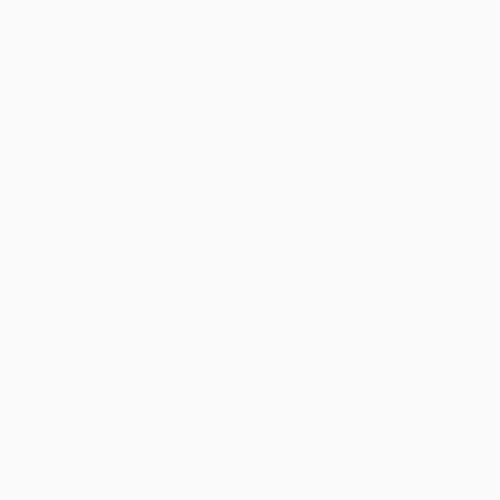
Frame 1 (no input)
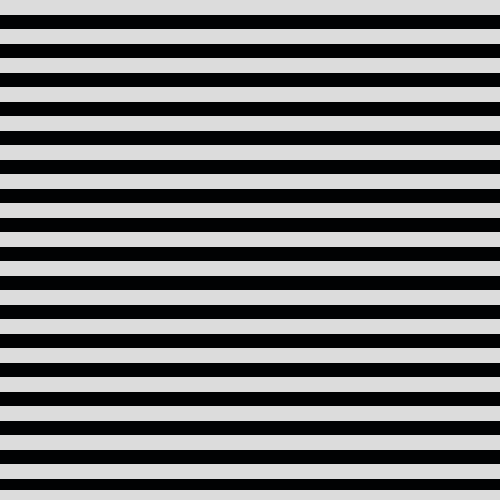
Frame 60 (no input)
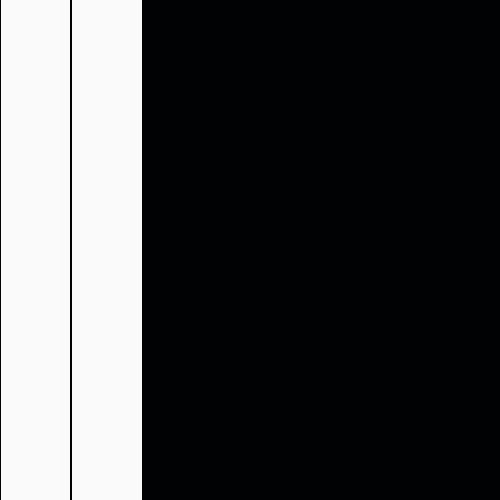
Frame 120 (the mouse pressed at the canvas centre since frame 60)

The p5.js sketch that drew these frames (run headless with seeded random() and noise() and a simulated clock; from frame 60 on, the mouse is pressed at the canvas centre):

// p5.js sketch
// ── sketch.js
var x = 0;
var dirX = 1;
var velX = 2;

function setup() { 
  createCanvas(500, 500);
  background(251,251,251);
} 

 function draw() { 
//Pantalla negra
 noStroke();
 fill(250,250,250);
 if (millis() > 0 && millis() < 0300) {
 rect(0,0, 500,500); }
 fill(1,2,3);
 if (millis() > 0300 && millis() <600) {
 rect(0,0,500,500);
 }
   
 //Rectángulos cayendo
 strokeWeight (2);
 stroke(1,2,3);
 if (millis() > 600 && millis() < 1300) {
 fill(220,220,220);
 rect(-1,x-1,600,17); 
 x = x + (29 * dirX);
 if (x < 0||x > height-10){
 x = (height)-10; }
 }
 //fondo negro
 if (millis() > 1300 && millis() < 15900) {
 fill (1,2,3);
 rect(0,0,500,500);} 
 
 //líneas primera vez
 stroke(1,2,3);
 strokeWeight(2);
 //1
 if (millis() > 1500 && millis() <4400) {
 fill (250,250,250);
 rect(0,0-1,72,503);
 } else if (millis() > 4400&& millis() <14000) {
 fill (210,210,210)
 rect(0,0-1,72,503);}
 //2
 if (millis() > 1900 && millis() < 5500) {
 fill (250,250,250);
 rect(71,0-1,72,503); 
 } else if (millis() > 2000&& millis() <14000) {
 fill (225,225,225)
 rect(71,0-1,72,503);}
 //3
 if (millis() > 2300 && millis() < 6300) {
 fill (250,250,250);
 rect(143,0-1,72,503);
 } else if (millis() > 2400&& millis() <14000) {
 fill (190,190,190)
 rect(143,0-1,72,503);}
 //4
 if (millis() > 2700 && millis() < 5100) {
 fill (250,250,250);
 rect(215,0-1,72,503);
 } else if (millis() > 2800&& millis() <14000) {
 fill (80,80,80)
 rect(215,0-1,72,503);}
 //5
 if (millis() > 3100 && millis() < 6700) {
 fill (250,250,250);
 rect(286,0-1,72,503);
 } else if (millis() > 3200&& millis() <14000) {
 fill (110,110,110)
 rect(286,0-1,72,503);}
 //6
 if (millis() > 3500 && millis() < 5600) {
 fill (250,250,250);
 rect(357,0-1,72,503);
 } else if (millis() > 3600&& millis() <14000) {
 fill (150,150,150)
 rect(357,0-1,72,503);}
 //7
 if (millis() > 3900 && millis() < 5400) {
 fill (250,250,250);
 rect(428,0-1,72,503);
 } else if (millis() > 4000&& millis() <14000) {
 fill (100,100,100)
 rect(428,0-1,72,503);}
   
 //2nda vez
 //1
 if (millis() > 5900 && millis() <14000) {
 fill (50,50,50);
 rect(0,0-1,72,503);}
 //2
 if (millis() > 6300 && millis() < 14000) {
 fill (70,70,70);
 rect(357,0-1,72,503);}
 //3
 if (millis() > 6700 && millis() < 14000) {
 fill (230,230,230);
 rect(143,0-1,72,503);}
 //4
 if (millis() > 7100 && millis() < 14000) {
 fill (35,35,35);
 rect(71,0-1,72,503);}
 //5
 if (millis() > 7300 && millis() < 14000) {
 fill (165,165,165);
 rect(286,0-1,72,503);}
 //6
 if (millis() > 7500 && millis() < 14000) {
 fill (130,130,130);
 rect(215,0-1,72,503);}
 //7
  if (millis() > 7600 && millis() < 14000) {
 fill (105,105,105);
 rect(428,0-1,72,503); }
 //8
 if (millis() > 8000 && millis() < 14000) {
 fill (65,65,65);
 rect(143,0-1,72,503);}
 //9
 if (millis() > 8300 && millis() < 14000) {
 fill (120,120,120);
 rect(357,0-1,72,503);}
 //10
 if (millis() > 8600 && millis() <14000) {
 fill (205,205,205);
 rect(0,0-1,72,503);}
 //11
 if (millis() > 9000 && millis() < 14000) {
 fill (95,95,95);
 rect(286,0-1,72,503);}
 //12
 if (millis() > 9100 && millis() < 14000) {
 fill (55,55,55);
 rect(357,0-1,72,503);}
 //13  
 if (millis() > 9200 && millis() <14000) {
 fill (200,200,200);
 rect(0,0-1,72,503);}
 //14
 if (millis() > 9300 && millis() < 14000) {
 fill (170,170,170);}
 //15
 if (millis() > 9700 && millis() < 14000) {
 fill (140,140,140);
 rect(357,0-1,72,503);}
  //16
 if (millis() > 9900 && millis() < 14000) {
 fill (110,110,110);
 rect(215,0-1,72,503);}
 //17
 if (millis() > 10200 && millis() < 14000) {
 fill (85,85,85);
 rect(143,0-1,72,503);}
 //18
 
 //Cambio a blanco
 if (millis() > 11000 && millis() < 14000) {
 stroke(250,250,250);
 strokeWeight(2);
 fill (1,2,3);
 rect(0,0-1,72,503);
 rect(71,0-1,72,503);
 rect(143,0-1,72,503);
 rect(215,0-1,72,503);
 rect(286,0-1,72,503);
 rect(357,0-1,72,503);
 rect(428,0-1,72,503);}
 //Invertir cambio
 if (millis() > 11900 && millis() < 14000) {
 stroke(1,2,3);
 strokeWeight(2);
 fill (250,250,250);
 rect(0,0-1,72,503);
 rect(71,0-1,72,503);
 rect(143,0-1,72,503);
 rect(215,0-1,72,503);
 rect(286,0-1,72,503);
 rect(357,0-1,72,503);
 rect(428,0-1,72,503);}
 //Cambio a negro
 if (millis() > 12800 && millis() < 14500) {
 stroke(250,250,250);
 strokeWeight(2);
 fill (1,2,3);
 rect(0,0-1,72,503);
 rect(71,0-1,72,503);
 rect(143,0-1,72,503);
 rect(215,0-1,72,503);
 rect(286,0-1,72,503);
 rect(357,0-1,72,503);
 rect(428,0-1,72,503);}

 //Rectngulos cayendo  
 //fila 2
 if (millis() > 12900 && millis() < 14500) {
 fill(240,240,240);
 rect(86,x-20,50,47); 
 x = x + (10 * dirX);
 if (x < 0||x > 600){
 x = 0; }}
 //fila 6
 if (millis() > 12900 && millis() < 14500) {
 fill(240,240,240);
 rect(366,x-20,50,47); 
 x = x + (10 * dirX);
 if (x < 0||x > 600){
 x = 0; }}
  
 //Aparición negro
 if (millis() > 15500 && millis() < 16000) {
 stroke(250,250,250);
 strokeWeight(2);
 fill (1,2,3);
 rect(0,0-1,72,503);
 rect(71,0-1,72,503);
 rect(143,0-1,72,503);
 rect(215,0-1,72,503);
 rect(286,0-1,72,503);
 rect(357,0-1,72,503);
 rect(428,0-1,72,503);}
  
 //líneas de rectángulos
 if (millis() > 33000 && millis() < 40000) {
 fill (1,2,3);
 rect(0,0,500,500);} 
 //rect 1
 if (millis() > 16000 && millis() < 40000) {
 fill(190,190,190);
 rect(15,x-20,50,17); 
 x = x + (9 * dirX);
 if (x < 0||x > 600){
 x = 0; }}
 //rect 7
 if (millis() > 16000 && millis() < 40000) {
 fill(190,190,190);
 rect(436,x-20,50,17); 
 x = x + (11 * dirX);
 if (x < 0||x > 600){
 x = 0; }}
 //rect 2
 if (millis() > 19100 && millis() < 40000) {
 fill(190,190,190);
 rect(86,x-20,50,17); 
 x = x + (11 * dirX);
 if (x < 0||x > 600){
 x = 0; }}  
 //rect 6
 if (millis() > 19100 && millis() < 40000) {
 fill(190,190,190);
 rect(366,x-20,50,17); 
 x = x + (5 * dirX);
 if (x < 0||x > 600){
 x = 0; }}
 //rect 3
 if (millis() > 22500 && millis() < 40000) {
 fill(190,190,190);
 rect(156,x-20,50,17); 
 x = x + (6 * dirX);
 if (x < 0||x > 600){
 x = 0; }}
 //rect 5
 if (millis() > 22500 && millis() < 40000) {
 fill(190,190,190);
 rect(296,x-20,50,17); 
 x = x + (6 * dirX);
 if (x < 0||x > 600){
 x = 0; }}
 //rect 4
  if (millis() > 26000 && millis() < 40000) {
 fill(190,190,190);
 rect(226,x-20,50,17); 
 x = x + (8 * dirX);
 if (x < 0||x > 600){
 x = 0; }}

 //Cambio de color
 //1 y 7
 //rect 1
 if (millis() > 29500 && millis() < 40000) {
 fill(100,100,100);
 rect(15,x-20,50,17); 
 x = x + (9 * dirX);
 if (x < 0||x > 600){
 x = 0; }}
 //rect 7
 if (millis() > 29500 && millis() < 40000) {
 fill(100,100,100);
 rect(436,x-20,50,17); 
 x = x + (9 * dirX);
 if (x < 0||x > 600){
 x = 0; }}
 //2 y 6
 //rect 2
 if (millis() > 30000 && millis() < 40000) {
 fill(80,80,80);
 rect(86,x-20,50,17); 
 x = x + (5 * dirX);
 if (x < 0||x > 600){
 x = 0; }}  
 //rect 6
 if (millis() > 30000 && millis() < 40000) {
 fill(80,80,80);
 rect(366,x-20,50,17); 
 x = x + (5 * dirX);
 if (x < 0||x > 600){
 x = 0; }}
 //3 y 5
 //rect 3
 if (millis() > 31000 && millis() < 40000) {
 fill(50,50,50);
 rect(156,x-20,50,17); 
 x = x + (6 * dirX);
 if (x < 0||x > 600){
 x = 0; }}
 //rect 5
 if (millis() > 31000 && millis() < 40000) {
 fill(50,50,50);
 rect(296,x-20,50,17); 
 x = x + (6 * dirX);
 if (x < 0||x > 600){
 x = 0; }}
 //rect 4
  if (millis() > 32000 && millis() < 40000) {
 fill(30,30,30);
 rect(226,x-20,50,17); 
 x = x + (8 * dirX);
 if (x < 0||x > 600){
 x = 0; }}
   
 //Fondo negro
 noStroke();
 fill(1,2,3);
 if (millis() > 34200 && millis() < 46000) {
 rect(0,0, 500,500); }
   
 //Cuadrados
 fill(220,220,220);
 noStroke();
 if (millis ()> 34300&& millis() < 34600) {
 rect (50,50,400,400);}
 if (millis ()> 35000 && millis() < 35600) {
 rect (70,70,360,360);}
 if (millis ()> 36000 && millis() < 36100) {
 rect (100,100,300,300);} 
 if (millis ()> 36200 && millis() < 36300) {
 rect (110,110,290,290);} 
 if (millis ()> 36400 && millis() < 36500) {
 rect (120,120,260,260);} 
 if (millis ()> 366000 && millis() < 36700) {
 rect (135,135,230,230);}
 if (millis ()> 36800 && millis() < 36900) {
 rect (145,145,200,200);}
 if (millis ()> 37000 && millis() < 37100) {
 rect (160,160,160,160);}
 if (millis ()> 37200 && millis() < 37300) {
 rect (170,170,140,140);}
 if (millis ()> 37400 && millis() < 37500) {
 rect (190,190,110,110);}
   
 //Cuadrícula
 for(var numCuad = 0;numCuad < 0.32; numCuad = numCuad+0.06) {
  noStroke();
  fill(100,100,100);
  if (millis ()> 38000&& millis() < 38300) {
  rect(130,522*numCuad+150,26,25);
  rect(200,522*numCuad+150,26,25);
  rect(270,522*numCuad+150,26,25);
  rect(340,522*numCuad+150,26,25);}
  if (millis ()> 38300&& millis() < 38500) {
  rect(90,822*numCuad+120,26,25);
  rect(185,822*numCuad+120,26,25);
  rect(280,822*numCuad+120,26,25);
  rect(370,822*numCuad+120,26,25);
  }else if (millis ()> 38500&& millis() < 38700) {
  rect(10,1222*numCuad+60,26,25);
  rect(100,1222*numCuad+60,26,25);
  rect(195,1222*numCuad+60,26,25);
  rect(290,1222*numCuad+60,26,25);
  rect(380,1222*numCuad+60,26,25);
  rect(465,1222*numCuad+60,26,25);}
  //Cambio de color y tamaños
  //Rect grande
  if (millis ()> 38700&& millis() < 39000) {
  fill(115,17,21);
  rect(10,1222*numCuad+60,26,25);
  rect(100,1222*numCuad+60,26,25);
  rect(195,1222*numCuad+60,26,25);
  rect(290,1222*numCuad+60,26,25);
  rect(380,1222*numCuad+60,26,25);
  rect(465,1222*numCuad+60,26,25);}
  if (millis ()> 39000&& millis() < 39500) {
  fill(215,118,36);
  rect(10,1222*numCuad+60,26,25);
  rect(100,1222*numCuad+60,26,25);
  rect(195,1222*numCuad+60,26,25);
  rect(290,1222*numCuad+60,26,25);
  rect(380,1222*numCuad+60,26,25);
  rect(465,1222*numCuad+60,26,25);}
  if (millis ()> 39500&& millis() < 40100) {
  fill(53,6,8);
  rect(10,1222*numCuad+60,26,25);
  rect(100,1222*numCuad+60,26,25);
  rect(195,1222*numCuad+60,26,25);
  rect(290,1222*numCuad+60,26,25);
  rect(380,1222*numCuad+60,26,25);
  rect(465,1222*numCuad+60,26,25);}
  //Rect mediano
  if (millis ()> 40100&& millis() < 40500) {
  fill(176,140,118);
  rect(90,822*numCuad+120,26,25);
  rect(185,822*numCuad+120,26,25);
  rect(280,822*numCuad+120,26,25);
  rect(370,822*numCuad+120,26,25);}
  if (millis ()> 40500&& millis() < 41000) {
  fill(190,160,126);
  rect(90,822*numCuad+120,26,25);
  rect(185,822*numCuad+120,26,25);
  rect(280,822*numCuad+120,26,25);
  rect(370,822*numCuad+120,26,25);}
  //Rect pequeño
  if (millis ()> 41000&& millis() < 41500) {
  fill(107,36,4);
  rect(130,522*numCuad+150,26,25);
  rect(200,522*numCuad+150,26,25);
  rect(270,522*numCuad+150,26,25);
  rect(340,522*numCuad+150,26,25);}
  if (millis ()> 41500&& millis() < 41900) {
  fill(207,166,106);
  rect(130,522*numCuad+150,26,25);
  rect(200,522*numCuad+150,26,25);
  rect(270,522*numCuad+150,26,25);
  rect(340,522*numCuad+150,26,25);}
  if (millis ()> 41900&& millis() < 42500) {
  fill(76,43,23);
  rect(130,522*numCuad+150,26,25);
  rect(200,522*numCuad+150,26,25);
  rect(270,522*numCuad+150,26,25);
  rect(340,522*numCuad+150,26,25);}
  //Rect mediano
  if (millis ()> 42500&& millis() < 43000) {
  fill(170,102,52);
  rect(90,822*numCuad+120,26,25);
  rect(185,822*numCuad+120,26,25);
  rect(280,822*numCuad+120,26,25);
  rect(370,822*numCuad+120,26,25);}
  if (millis ()> 43000&& millis() < 43500) {
  fill(187,157,133);
  rect(90,822*numCuad+120,26,25);
  rect(185,822*numCuad+120,26,25);
  rect(280,822*numCuad+120,26,25);
  rect(370,822*numCuad+120,26,25);}
  if (millis ()> 43500&& millis() < 44000) {
  fill(92,43,43);
  rect(90,822*numCuad+120,26,25);
  rect(185,822*numCuad+120,26,25);
  rect(280,822*numCuad+120,26,25);
  rect(370,822*numCuad+120,26,25);}
  if (millis ()> 44000&& millis() < 44500) {
  fill(65,30,2);
  rect(90,822*numCuad+120,26,25);
  rect(185,822*numCuad+120,26,25);
  rect(280,822*numCuad+120,26,25);
  rect(370,822*numCuad+120,26,25);}
  if (millis ()> 44500&& millis() < 45000) {
  fill(117,79,76);
  rect(90,822*numCuad+120,26,25);
  rect(185,822*numCuad+120,26,25);
  rect(280,822*numCuad+120,26,25);
  rect(370,822*numCuad+120,26,25);}
  if (millis ()> 45000&& millis() < 45500) {
  fill(183,161,148);
  rect(90,822*numCuad+120,26,25);
  rect(185,822*numCuad+120,26,25);
  rect(280,822*numCuad+120,26,25);
  rect(370,822*numCuad+120,26,25);}
  if (millis ()> 45500&& millis() < 45800) {
  fill(240,240,240);
  rect(90,822*numCuad+120,26,25);
  rect(185,822*numCuad+120,26,25);
  rect(280,822*numCuad+120,26,25);
  rect(370,822*numCuad+120,26,25);}

 //Rectángulo blanco
  if (millis ()> 45800&& millis() < 46500) {
  fill(240,240,240);
  rect(90,x-20,315,117); 
  x = x + (6 * dirX);
  if (x < 0||x > 600){
  x = 0; }}
   
 //Mini cuadrados
 //Blancos
 fill (240,240,240);
 if (millis ()> 46000&& millis() < 59000) {
 rect (0,205,45,45);}
 if (millis ()> 47000&& millis() < 59000) {
 rect (46,250,45,45);}
 //Negros
 fill (1,2,3);
 if (millis ()>47300&& millis() < 59000) {
 rect (90,250,47,45);}
 if (millis ()>47600&& millis() < 59000) {
 rect (137,205,45,45);}
 if (millis ()>47900&& millis() < 59000) {
 rect (182,250,45,45);}
 if (millis ()>48200&& millis() < 59000) {
 rect (227,205,45,45);}
 if (millis ()>48500&& millis() < 59000) {
 rect (272,250,45,45);}
 if (millis ()>48800&& millis() < 59000) {
 rect (317,205,45,45);}
 if (millis ()>49200&& millis() < 59000) {
 rect (362,250,45,45);}
 //Blancos
 fill (240,240,240);
 if (millis ()>49600&& millis() < 59000) {
 rect (405,250,47,45);}
 if (millis ()>50200&& millis() < 59000) {
 rect (453,205,47,45);}
 //Blancos de los bordes
 if (millis ()>50700&& millis() < 59000) {
 rect (46,0,47,20);
 rect (405,0,47,20);}
 if (millis ()>51500&& millis() < 59000) {
 rect (0,20,47,45);
 rect (453,20,47,45);}
 if (millis ()>51800&& millis() < 59000) {
 rect (46,65,47,45);
 rect (405,65,47,45);}
 if (millis ()>52100&& millis() < 59000) {
 rect (0,110,47,45);
 rect (453,110,47,45);}
 if (millis ()>52400&& millis() < 59000) {
 rect (46,155,50,50);
 rect (405,155,50,50);}
 if (millis ()>53000&& millis() < 59000) {
 rect (0,295,47,45);
 rect (453,295,47,45);}
 if (millis ()>53800&& millis() < 59000) {
 rect (46,340,47,45);
 rect (405,340,47,45);}
 if (millis ()>54200&& millis() < 59000) {
 rect (0,385,47,45);
 rect (453,385,47,45);}
 if (millis ()>54500&& millis() < 59000) {
 rect (46,430,47,45);
 rect (405,430,47,45);}
 if (millis ()>54800&& millis() < 59000) {
 rect (0,475,47,45);
 rect (453,475,47,45);}
 //Negros de la mitad
 fill(1,2,3);
 if (millis ()>54800&& millis() < 59000) {
 rect (90,0,47,20);}
 if (millis ()>55100&& millis() < 59000) {
 rect (180,0,47,20);}
 if (millis ()>55400&& millis() < 59000) {
 rect (270,0,47,20);}
 if (millis ()>55700&& millis() < 59000) {
 rect (360,0,47,20);}
 //1ra línea
 if (millis ()>56000&& millis() < 59000) {
 rect (90,65,47,45);}
 if (millis ()>56800&& millis() < 59000) {
 rect (180,65,47,45);}
 if (millis ()>57600&& millis() < 59000) {
 rect (270,65,47,45);}
 if (millis ()>57800&& millis() < 59000) {
 rect (360,65,47,45);}
 //2nda línea
 if (millis ()>58000&& millis() < 59000) {
 rect (90,155,47,48);}
 if (millis ()>58200&& millis() < 59000) {
 rect (180,155,47,48);}
 if (millis ()>58400&& millis() < 59000) {
 rect (270,155,47,48);}
 if (millis ()>58600&& millis() < 59000) {
 rect (360,155,47,48);}
 //3ra línea
 if (millis ()>58800&& millis() < 62000) {
 rect (90,340,47,45);}
 if (millis ()>59000&& millis() < 62000) {
 rect (180,340,47,45);}
 if (millis ()>59200&& millis() < 62000) {
 rect (270,340,47,45);}
 if (millis ()>59400&& millis() < 62000) {
 rect (360,340,47,45);}  
 //4rta línea
 if (millis ()>59600&& millis() < 62000) {
 rect (90,430,47,45);}
 if (millis ()>59800&& millis() < 62000) {
 rect (180,430,47,45);}
 if (millis ()>60000&& millis() < 62000) {
 rect (270,430,47,45);}
 if (millis ()>60200&& millis() < 62000) {
 rect (360,430,47,45);}  
 }
 }
